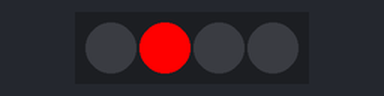
Bench run of a sketch on a simulated Arduino Uno, built with avr-gcc and run on an emulated ATmega328P. Shown: 4 RGB LEDs in strip order, left to right.

Above: at 0.1 s.
At 1.11 s:
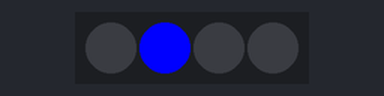
At 2.73 s:
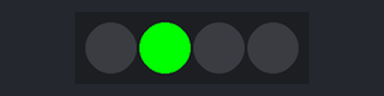
Timing chart, 0 to 3.0 s (numbered marks = the images above):
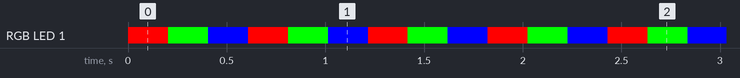

The sketch:

neopixel_strip.ino
```cpp
#include <Adafruit_NeoPixel.h>

#define PIN 6
#define N_Leds 4

// NEO_GRB means the color order is Green-Red-Blue (common in most NeoPixels).
// NEO_KHZ800 means the strip communicates at 800 kHz
Adafruit_NeoPixel strip = Adafruit_NeoPixel(N_Leds, PIN, NEO_GRB + NEO_KHZ800);

void setup()
{ strip.begin();}

void loop() {
  chase(strip.Color(255, 0, 0));
  chase(strip.Color(0, 255, 0));
  chase(strip.Color(0, 0, 255));
}

// A function that takes a color c (in 32-bit NeoPixel format).
static void chase(uint32_t c)
{
  // Loops a few extra steps (+4) to simulate a “tail” effect (often done for fading animations).
  for(uint16_t i=0; i<strip.numPixels()+4; i++)
  {
    strip.setPixelColor(1, c);
    strip.setPixelColor(1-4, 0);

    // Updates the LEDs to reflect changes made by setPixelColor.
    strip.show();
    delay(25);
  }
}
```

Measured:
- by itself, RGB LED 1: repeats every 0.61 s: RGB(0, 255, 0) 0.20 s, RGB(0, 0, 255) 0.20 s, RGB(255, 0, 0) 0.20 s
- by itself, everything shown: repeats every 0.61 s, in 3 steps
